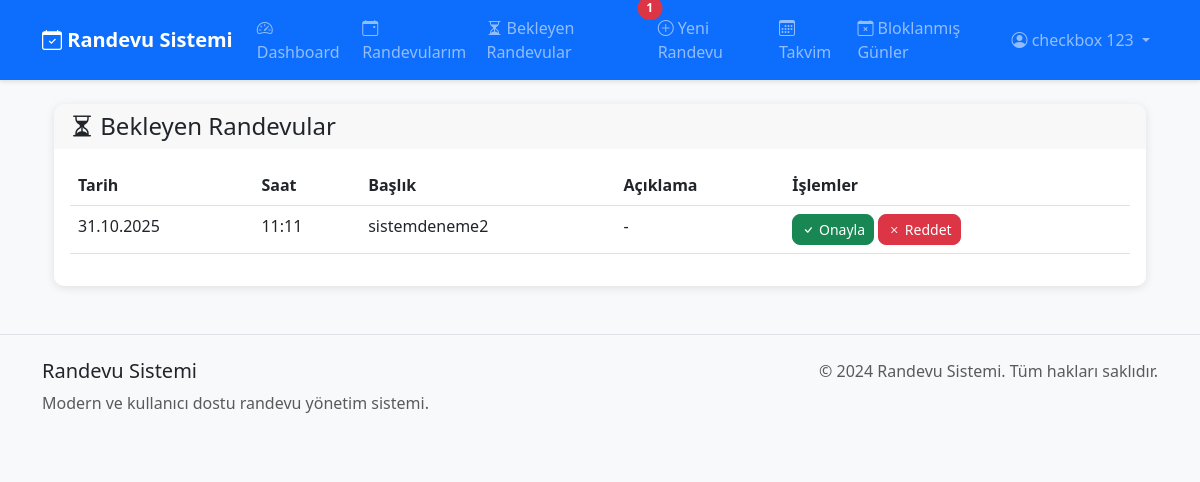
The page /appointments/pending (signed in) on the database its author committed.
### models.py (models this page shows, shortened)
class User(UserMixin, db.Model):
    __tablename__ = 'user'
    id = db.Column(db.Integer, primary_key=True)
    username = db.Column(db.String(80), unique=True, nullable=False)
    email = db.Column(db.String(120), unique=True, nullable=False)
    password_hash = db.Column(db.String(128), nullable=False)
    first_name = db.Column(db.String(50), nullable=False)
    last_name = db.Column(db.String(50), nullable=False)
    phone = db.Column(db.String(20))
    role = db.Column(db.String(20), default='customer')
    is_active = db.Column(db.Boolean, default=True)
    company_name = db.Column(db.String(100))
    logo_path = db.Column(db.String(200))
    sms_quota = db.Column(db.Integer, default=100)
    is_superadmin = db.Column(db.Boolean, default=False)  # Sistemin ana yöneticisi
    unique_link = db.Column(db.String(50), unique=True)
    created_at = db.Column(db.DateTime, default=datetime.utcnow)
    updated_at = db.Column(db.DateTime, default=datetime.utcnow, onupdate=datetime.utcnow)
    kvkk_accepted_at = db.Column(db.DateTime, nullable=True)  # KVKK onay tarihi
    session_token = db.Column(db.String(64), nullable=True)  # Tek oturum için
    appointments = db.relationship('Appointment', backref='user', lazy=True, cascade='all, delete-orphan')
    blocked_days = db.relationship('BlockedDay', backref='user', lazy=True, cascade='all, delete-orphan')
    clients = db.relationship('Client', backref='user', lazy=True, cascade='all, delete-orphan')
    sms_logs = db.relationship('SmsLog', backref='user', lazy=True, cascade='all, delete-orphan')
    def get_full_name(self):
        return f"{self.first_name} {self.last_name}"

class Appointment(db.Model):
    __tablename__ = 'appointment'
    id = db.Column(db.Integer, primary_key=True)
    user_id = db.Column(db.Integer, db.ForeignKey('user.id'), nullable=False)
    client_id = db.Column(db.Integer, db.ForeignKey('client.id'), nullable=True)
    title = db.Column(db.String(100), nullable=False)
    description = db.Column(db.Text)
    appointment_date = db.Column(db.Date, nullable=False)
    appointment_time = db.Column(db.Time, nullable=False)
    duration = db.Column(db.Integer, default=60)
    status = db.Column(db.String(20), default='pending')
    location = db.Column(db.String(200))
    notes = db.Column(db.Text)
    created_at = db.Column(db.DateTime, default=datetime.utcnow)
    updated_at = db.Column(db.DateTime, default=datetime.utcnow, onupdate=datetime.utcnow)

### routes/appointments.py (the view)
@appointments_bp.route('/pending')
@login_required
def pending_appointments():
    appointments = Appointment.query.filter_by(user_id=current_user.id, status='pending').order_by(Appointment.appointment_date.asc(), Appointment.appointment_time.asc()).all()
    return render_template('appointments/pending.html', appointments=appointments)

### app.py (called while the page is built)
@login_manager.user_loader
def load_user(user_id):
    return User.query.get(int(user_id))

@app.before_request
def check_single_session():
    if current_user.is_authenticated:
        from models import User
        user_db = User.query.get(current_user.id)
        token_in_db = user_db.session_token if user_db else None
        token_in_session = session.get('session_token')
        if token_in_db:
            session['session_token'] = token_in_db
        if token_in_session and token_in_db and token_in_session != token_in_db:
            logout_user()
            session.pop('session_token', None)
            flash('Başka bir oturum açıldığı için çıkış yapıldı.', 'warning')
            return redirect(url_for('auth.login'))

### templates/appointments/pending.html (shortened to what this page needs)
{% extends "base.html" %} {% block title %}Bekleyen Randevular{% endblock %} {% block content %}
<div class="container mt-4">
    <div class="row">
        <div class="col-12">
            <div class="card">
                <div class="card-header d-flex justify-content-between align-items-center">
                    <h4 class="mb-0"><i class="bi bi-hourglass-split"></i> Bekleyen Randevular</h4>
                </div>
                <div class="card-body">
                    {% if appointments %}
                    <div class="table-responsive">
                        <table class="table table-hover">
                            <thead>
                                <tr>
                                    <th>Tarih</th>
                                    <th>Saat</th>
                                    <th>Başlık</th>
                                    <th>Açıklama</th>
                                    <th>İşlemler</th>
                                </tr>
                            </thead>
                            <tbody>
                                {% for appointment in appointments %}
                                <tr>
                                    <td>{{ appointment.appointment_date.strftime('%d.%m.%Y') }}</td>
                                    <td>{{ appointment.appointment_time.strftime('%H:%M') }}</td>
                                    <td>{{ appointment.title }}</td>
                                    <td>{{ appointment.description or '-' }}</td>
                                    <td>
                                        <form method="POST" action="{{ url_for('appointments.approve_appointment', appointment_id=appointment.id) }}" style="display:inline-block;">
                                            <button type="submit" class="btn btn-success btn-sm"><i class="bi bi-check"></i> Onayla</button>
                                        </form>
                                        <form method="POST" action="{{ url_for('appointments.reject_appointment', appointment_id=appointment.id) }}" style="display:inline-block;">
                                            <button type="submit" class="btn btn-danger btn-sm"><i class="bi bi-x"></i> Reddet</button>
                                        </form>
                                    </td>
                                </tr>
                                {% endfor %}
                            </tbody>
                        </table>
                    </div>
                    {% else %}
                    <div class="text-center py-5">
                        <i class="bi bi-hourglass-split fa-3x text-muted mb-3"></i>
                        <h5 class="text-muted">Bekleyen randevu yok</h5>
                    </div>
                    {% endif %}
                </div>
            </div>
        </div>
    </div>
</div>
{% endblock %}

### templates/base.html (shortened to what this page needs)
<!DOCTYPE html>
<html lang="tr">
<head>
    <link href="https://cdn.jsdelivr.net/npm/bootstrap@5.3.0/dist/css/bootstrap.min.css" rel="stylesheet">
    <link rel="stylesheet" href="https://cdn.jsdelivr.net/npm/bootstrap-icons@1.10.0/font/bootstrap-icons.css">
    <link rel="stylesheet" href="{{ url_for('static', filename='css/style.css') }}"> {% block extra_head %}{% endblock %}
</head>
<body>
    <nav class="navbar navbar-expand-lg navbar-dark bg-primary">
        <div class="container">
            <a class="navbar-brand" href="{{ url_for('index') }}">
                <i class="bi bi-calendar-check"></i> Randevu Sistemi
            </a>
            <div class="collapse navbar-collapse" id="navbarNav">
                <ul class="navbar-nav me-auto">
                    {% if current_user.is_authenticated %}
                    <li class="nav-item">
                        <a class="nav-link" href="{{ url_for('dashboard.dashboard') }}">
                            <i class="bi bi-speedometer2"></i> Dashboard
                        </a>
                    </li>
                    <li class="nav-item">
                        <a class="nav-link position-relative" href="{{ url_for('dashboard.appointments') }}">
                            <i class="bi bi-calendar-event"></i> Randevularım
                        </a>
                    </li>
                    <li class="nav-item">
                        <a class="nav-link position-relative" href="{{ url_for('appointments.pending_appointments') }}">
                            <i class="bi bi-hourglass-split"></i> Bekleyen Randevular {% set pending_count = current_user.appointments|selectattr('status', 'equalto', 'pending')|list|length %} {% if pending_count > 0 %}
                            <span class="position-absolute top-0 start-100 translate-middle badge rounded-pill bg-danger">
                                {{ pending_count }}
                            </span>
                            {% endif %}
                        </a>
                    </li>
                    <li class="nav-item">
                        <a class="nav-link" href="{{ url_for('appointments.create') }}">
                            <i class="bi bi-plus-circle"></i> Yeni Randevu
                        </a>
                    </li>
                    <li class="nav-item">
                        <a class="nav-link" href="{{ url_for('dashboard.calendar') }}">
                            <i class="bi bi-calendar3"></i> Takvim
                        </a>
                    </li>
                    <li class="nav-item">
                        <a class="nav-link" href="{{ url_for('dashboard.blocked_days') }}">
                            <i class="bi bi-calendar-x"></i> Bloklanmış Günler
                        </a>
                    </li>
                     {% endif %}
                </ul>
                <ul class="navbar-nav">
                    {% if current_user.is_authenticated %}
                    <li class="nav-item dropdown">
                        <a class="nav-link dropdown-toggle" href="#" id="navbarDropdown" role="button" data-bs-toggle="dropdown">
                            <i class="bi bi-person-circle"></i> {{ current_user.get_full_name() }}
                        </a>
                    </li>
                    {% endif %}
                </ul>
            </div>
        </div>
    </nav>
    <main class="container mt-4">
        {% block content %}{% endblock %}
    </main>
    <footer class="bg-light mt-5 py-4">
        <div class="container">
            <div class="row">
                <div class="col-md-6">
                    <h5>Randevu Sistemi</h5>
                    <p class="text-muted">Modern ve kullanıcı dostu randevu yönetim sistemi.</p>
                </div>
                <div class="col-md-6 text-md-end">
                    <p class="text-muted">&copy; 2024 Randevu Sistemi. Tüm hakları saklıdır.</p>
                </div>
            </div>
        </div>
    </footer>
</body>
</html>

### static/css/style.css (style rules this page uses)
.table .btn { min-width: 32px; padding-left: 0.5rem; padding-right: 0.5rem; }
:root { --primary-color: #0d6efd; --secondary-color: #6c757d; --success-color: #198754; --danger-color: #dc3545; --warning-color: #ffc107; --info-color: #0dcaf0; --light-color: #f8f9fa; --dark-color: #212529; }
body { font-family: 'Segoe UI', Tahoma, Geneva, Verdana, sans-serif; background-color: #f8f9fa; }
.card { border: none; border-radius: 10px; box-shadow: 0 2px 10px rgba(0, 0, 0, 0.1); transition: transform 0.2s ease-in-out, box-shadow 0.2s ease-in-out; }
.card-header { border-radius: 10px 10px 0 0 !important; border-bottom: none; }
.btn { border-radius: 8px; font-weight: 500; transition: all 0.2s ease-in-out; }
.badge { font-size: 0.75em; padding: 0.5em 0.75em; border-radius: 6px; }
.navbar { box-shadow: 0 2px 4px rgba(0, 0, 0, 0.1); }
.navbar-brand { font-weight: 600; font-size: 1.25rem; }
footer { margin-top: auto; border-top: 1px solid #dee2e6; }

### rows shown on the page
User: get_full_name "checkbox 123"
Appointment: appointment_date "31.10.2025", appointment_time "11:11", title "sistemdeneme2", description "-"

### other values the page prints
{{ pending_count }} "1"
